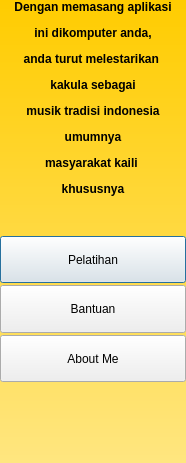
<?xml version="1.0" encoding="UTF-8"?>
<ui version="4.0">
 <class>MenuDialog</class>
 <widget class="QDialog" name="MenuDialog">
  <property name="geometry">
   <rect>
    <x>0</x>
    <y>0</y>
    <width>186</width>
    <height>463</height>
   </rect>
  </property>
  <property name="windowTitle">
   <string>Menu</string>
  </property>
  <property name="styleSheet">
   <string notr="true">#MenuDialog {
	background-color: qlineargradient(x1: 0, y1: 0, x2: 0, y2: 1,                                stop: 0 #ffcc00, stop: 1 #ffe680);

	color : white;
}
</string>
  </property>
  <layout class="QVBoxLayout" name="verticalLayout_2">
   <property name="spacing">
    <number>0</number>
   </property>
   <property name="margin">
    <number>0</number>
   </property>
   <item>
    <widget class="QLabel" name="label">
     <property name="text">
      <string>&lt;html&gt;&lt;head/&gt;&lt;body&gt;&lt;p align=&quot;center&quot;&gt;&lt;span style=&quot; font-weight:600;&quot;&gt;Dengan memasang aplikasi&lt;/span&gt;&lt;/p&gt;&lt;p align=&quot;center&quot;&gt;&lt;span style=&quot; font-weight:600;&quot;&gt;ini dikomputer anda,&lt;/span&gt;&lt;/p&gt;&lt;p align=&quot;center&quot;&gt;&lt;span style=&quot; font-weight:600;&quot;&gt;anda turut melestarikan &lt;/span&gt;&lt;/p&gt;&lt;p align=&quot;center&quot;&gt;&lt;span style=&quot; font-weight:600;&quot;&gt;kakula sebagai&lt;/span&gt;&lt;/p&gt;&lt;p align=&quot;center&quot;&gt;&lt;span style=&quot; font-weight:600;&quot;&gt;musik tradisi indonesia&lt;/span&gt;&lt;/p&gt;&lt;p align=&quot;center&quot;&gt;&lt;span style=&quot; font-weight:600;&quot;&gt;umumnya&lt;/span&gt;&lt;/p&gt;&lt;p align=&quot;center&quot;&gt;&lt;span style=&quot; font-weight:600;&quot;&gt;masyarakat kaili &lt;/span&gt;&lt;/p&gt;&lt;p align=&quot;center&quot;&gt;&lt;span style=&quot; font-weight:600;&quot;&gt;khususnya&lt;/span&gt;&lt;/p&gt;&lt;/body&gt;&lt;/html&gt;</string>
     </property>
     <property name="alignment">
      <set>Qt::AlignCenter</set>
     </property>
     <property name="indent">
      <number>0</number>
     </property>
    </widget>
   </item>
   <item>
    <spacer name="verticalSpacer">
     <property name="orientation">
      <enum>Qt::Vertical</enum>
     </property>
     <property name="sizeType">
      <enum>QSizePolicy::Fixed</enum>
     </property>
     <property name="sizeHint" stdset="0">
      <size>
       <width>20</width>
       <height>40</height>
      </size>
     </property>
    </spacer>
   </item>
   <item>
    <layout class="QVBoxLayout" name="verticalLayout">
     <property name="spacing">
      <number>2</number>
     </property>
     <item>
      <widget class="QPushButton" name="pushButton_3">
       <property name="sizePolicy">
        <sizepolicy hsizetype="Preferred" vsizetype="Expanding">
         <horstretch>0</horstretch>
         <verstretch>0</verstretch>
        </sizepolicy>
       </property>
       <property name="text">
        <string>Pelatihan</string>
       </property>
       <property name="icon">
        <iconset resource="resource.qrc">
         <normaloff>:/icon/icon/about-icon.png</normaloff>:/icon/icon/about-icon.png</iconset>
       </property>
       <property name="iconSize">
        <size>
         <width>32</width>
         <height>32</height>
        </size>
       </property>
      </widget>
     </item>
     <item>
      <widget class="QPushButton" name="pushButton_2">
       <property name="sizePolicy">
        <sizepolicy hsizetype="Preferred" vsizetype="Expanding">
         <horstretch>0</horstretch>
         <verstretch>0</verstretch>
        </sizepolicy>
       </property>
       <property name="text">
        <string>Bantuan</string>
       </property>
       <property name="icon">
        <iconset resource="resource.qrc">
         <normaloff>:/icon/icon/about-icon.png</normaloff>:/icon/icon/about-icon.png</iconset>
       </property>
       <property name="iconSize">
        <size>
         <width>32</width>
         <height>32</height>
        </size>
       </property>
      </widget>
     </item>
     <item>
      <widget class="QPushButton" name="pushButton">
       <property name="sizePolicy">
        <sizepolicy hsizetype="Preferred" vsizetype="Expanding">
         <horstretch>0</horstretch>
         <verstretch>0</verstretch>
        </sizepolicy>
       </property>
       <property name="text">
        <string>About Me</string>
       </property>
       <property name="icon">
        <iconset resource="resource.qrc">
         <normaloff>:/icon/icon/about-icon.png</normaloff>:/icon/icon/about-icon.png</iconset>
       </property>
       <property name="iconSize">
        <size>
         <width>32</width>
         <height>32</height>
        </size>
       </property>
      </widget>
     </item>
     <item>
      <spacer name="verticalSpacer_2">
       <property name="orientation">
        <enum>Qt::Vertical</enum>
       </property>
       <property name="sizeType">
        <enum>QSizePolicy::Fixed</enum>
       </property>
       <property name="sizeHint" stdset="0">
        <size>
         <width>20</width>
         <height>40</height>
        </size>
       </property>
      </spacer>
     </item>
     <item>
      <layout class="QHBoxLayout" name="horizontalLayout_2">
       <property name="spacing">
        <number>2</number>
       </property>
       <item>
        <widget class="QToolButton" name="toolButton">
         <property name="sizePolicy">
          <sizepolicy hsizetype="Preferred" vsizetype="Preferred">
           <horstretch>0</horstretch>
           <verstretch>0</verstretch>
          </sizepolicy>
         </property>
         <property name="text">
          <string/>
         </property>
         <property name="icon">
          <iconset resource="resource.qrc">
           <normaloff>:/icon/icon/facebook-icon.png</normaloff>:/icon/icon/facebook-icon.png</iconset>
         </property>
         <property name="iconSize">
          <size>
           <width>32</width>
           <height>32</height>
          </size>
         </property>
         <property name="autoRaise">
          <bool>true</bool>
         </property>
        </widget>
       </item>
       <item>
        <widget class="QToolButton" name="toolButton_2">
         <property name="sizePolicy">
          <sizepolicy hsizetype="Preferred" vsizetype="Preferred">
           <horstretch>0</horstretch>
           <verstretch>0</verstretch>
          </sizepolicy>
         </property>
         <property name="text">
          <string/>
         </property>
         <property name="icon">
          <iconset resource="resource.qrc">
           <normaloff>:/icon/icon/Icon-Twitter.png</normaloff>:/icon/icon/Icon-Twitter.png</iconset>
         </property>
         <property name="iconSize">
          <size>
           <width>32</width>
           <height>32</height>
          </size>
         </property>
         <property name="autoRaise">
          <bool>true</bool>
         </property>
        </widget>
       </item>
       <item>
        <widget class="QToolButton" name="toolButton_3">
         <property name="sizePolicy">
          <sizepolicy hsizetype="Preferred" vsizetype="Preferred">
           <horstretch>0</horstretch>
           <verstretch>0</verstretch>
          </sizepolicy>
         </property>
         <property name="text">
          <string/>
         </property>
         <property name="icon">
          <iconset resource="resource.qrc">
           <normaloff>:/icon/icon/google-plus-icon.png</normaloff>:/icon/icon/google-plus-icon.png</iconset>
         </property>
         <property name="iconSize">
          <size>
           <width>32</width>
           <height>32</height>
          </size>
         </property>
         <property name="autoRaise">
          <bool>true</bool>
         </property>
        </widget>
       </item>
      </layout>
     </item>
    </layout>
   </item>
  </layout>
 </widget>
 <resources>
  <include location="resource.qrc"/>
 </resources>
 <connections/>
</ui>
